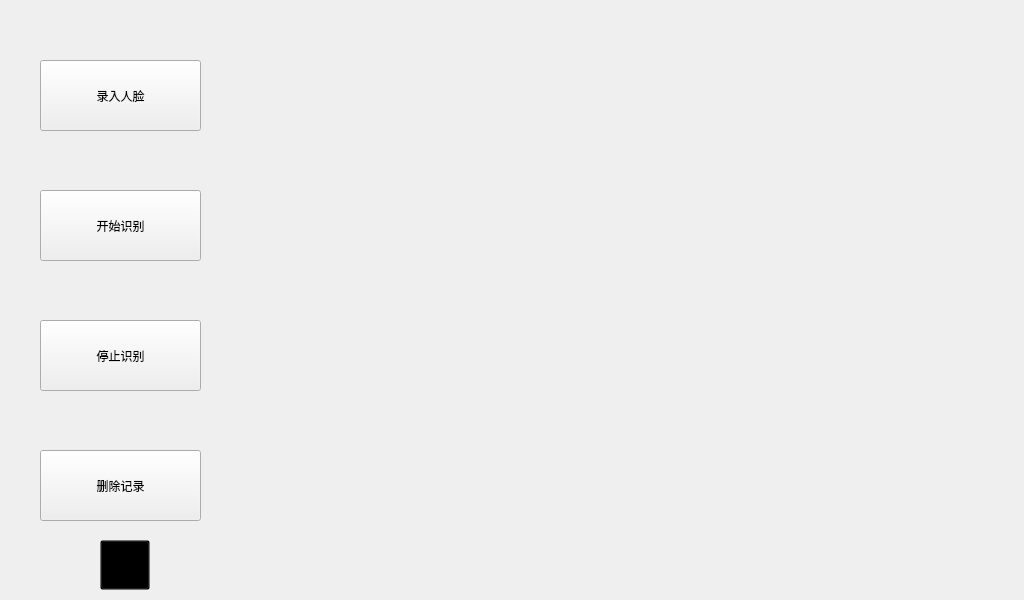
<?xml version="1.0" encoding="UTF-8"?>
<ui version="4.0">
 <class>Door</class>
 <widget class="QWidget" name="Door">
  <property name="geometry">
   <rect>
    <x>0</x>
    <y>0</y>
    <width>1024</width>
    <height>600</height>
   </rect>
  </property>
  <property name="windowTitle">
   <string>Form</string>
  </property>
  <widget class="QPushButton" name="pushButton">
   <property name="geometry">
    <rect>
     <x>40</x>
     <y>60</y>
     <width>161</width>
     <height>71</height>
    </rect>
   </property>
   <property name="text">
    <string>录入人脸</string>
   </property>
  </widget>
  <widget class="QPushButton" name="pushButton_2">
   <property name="geometry">
    <rect>
     <x>40</x>
     <y>190</y>
     <width>161</width>
     <height>71</height>
    </rect>
   </property>
   <property name="text">
    <string>开始识别</string>
   </property>
  </widget>
  <widget class="QPushButton" name="pushButton_3">
   <property name="geometry">
    <rect>
     <x>40</x>
     <y>450</y>
     <width>161</width>
     <height>71</height>
    </rect>
   </property>
   <property name="text">
    <string>删除记录</string>
   </property>
  </widget>
  <widget class="QWidget" name="videoArea" native="true">
   <property name="geometry">
    <rect>
     <x>250</x>
     <y>0</y>
     <width>781</width>
     <height>601</height>
    </rect>
   </property>
  </widget>
  <widget class="QPushButton" name="pushButton_4">
   <property name="geometry">
    <rect>
     <x>40</x>
     <y>320</y>
     <width>161</width>
     <height>71</height>
    </rect>
   </property>
   <property name="text">
    <string>停止识别</string>
   </property>
  </widget>
  <widget class="QPushButton" name="photo_back">
   <property name="geometry">
    <rect>
     <x>100</x>
     <y>540</y>
     <width>50</width>
     <height>50</height>
    </rect>
   </property>
   <property name="focusPolicy">
    <enum>Qt::NoFocus</enum>
   </property>
   <property name="styleSheet">
    <string notr="true">QPushButton {
background-image: url(:/images/back.svg);
background-repeat: no-repeat;
 background-position: center;
background-color: transparent;
}</string>
   </property>
   <property name="text">
    <string/>
   </property>
  </widget>
 </widget>
 <resources/>
 <connections/>
</ui>
